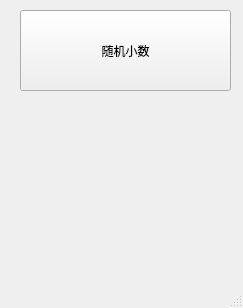
<?xml version="1.0" encoding="UTF-8"?>
<ui version="4.0">
 <class>MainWindow</class>
 <widget class="QMainWindow" name="MainWindow">
  <property name="geometry">
   <rect>
    <x>0</x>
    <y>0</y>
    <width>243</width>
    <height>308</height>
   </rect>
  </property>
  <property name="windowTitle">
   <string>Tools For LRQ</string>
  </property>
  <widget class="QWidget" name="centralwidget">
   <widget class="QPushButton" name="btn_rand_decimals">
    <property name="geometry">
     <rect>
      <x>20</x>
      <y>10</y>
      <width>211</width>
      <height>81</height>
     </rect>
    </property>
    <property name="text">
     <string>随机小数</string>
    </property>
   </widget>
  </widget>
  <widget class="QMenuBar" name="menubar">
   <property name="geometry">
    <rect>
     <x>0</x>
     <y>0</y>
     <width>243</width>
     <height>24</height>
    </rect>
   </property>
  </widget>
  <widget class="QStatusBar" name="statusbar"/>
 </widget>
 <resources/>
 <connections/>
</ui>
